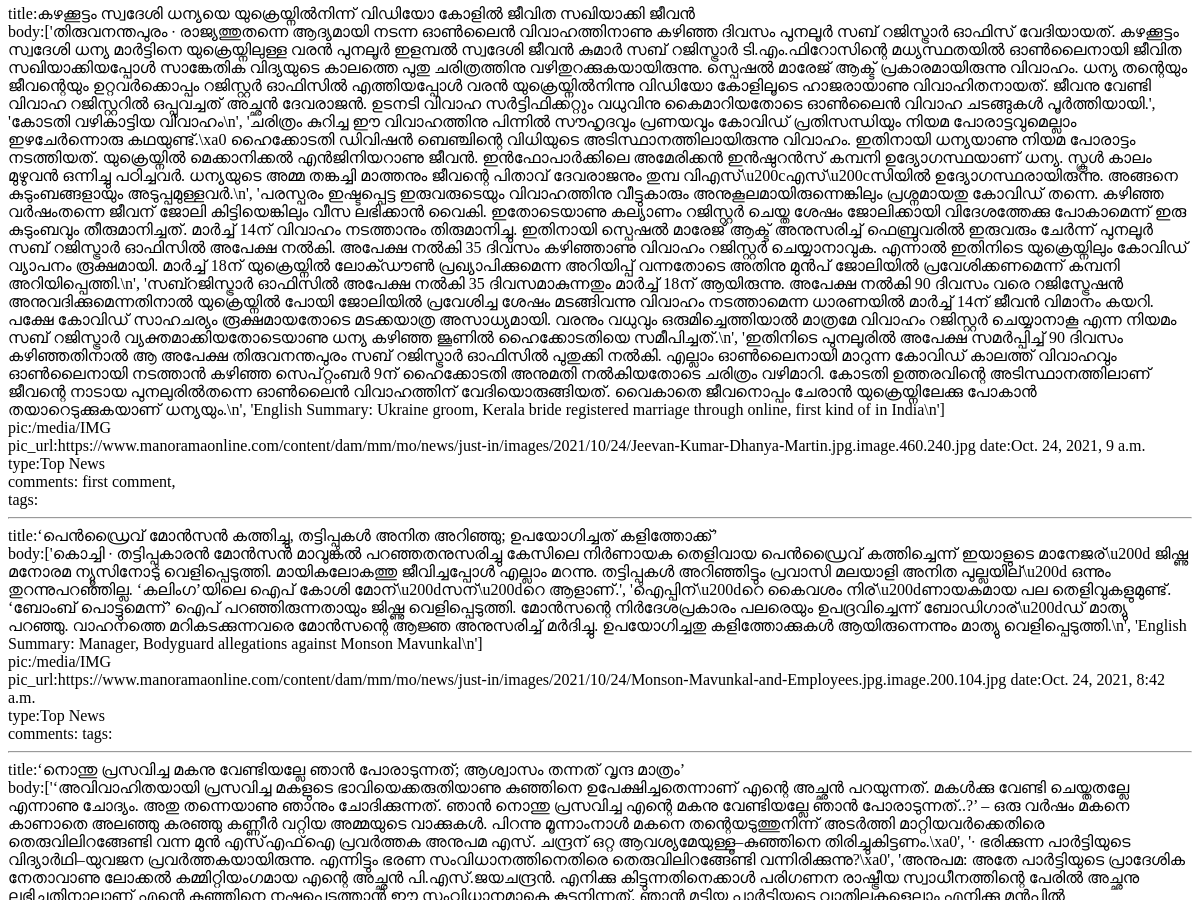
/news (middle part), run on an earlier commit of the app's database.
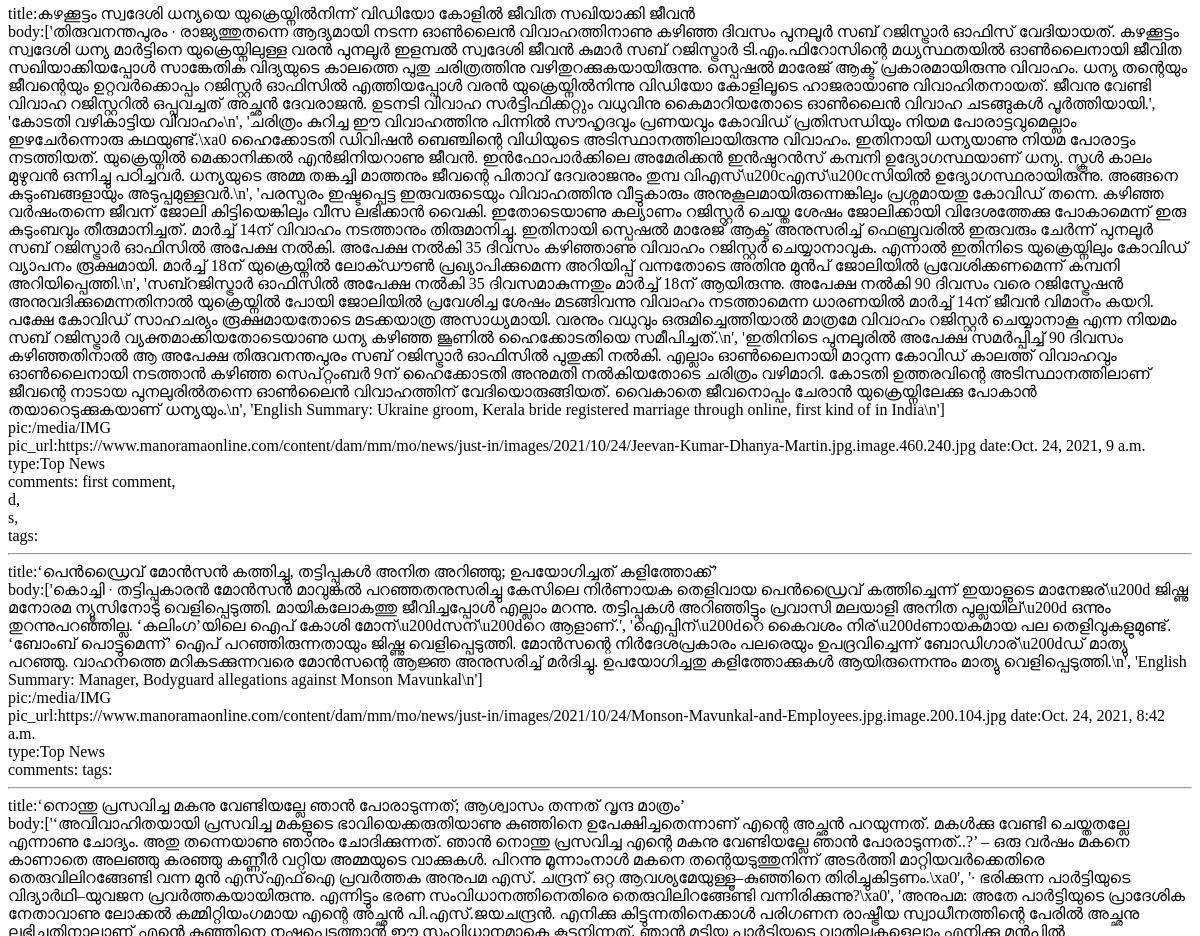
And on a later commit of the database.
### News_App/models.py (models this page shows, shortened)
class NewsArticle(models.Model):
      title=models.CharField(max_length=255)
      priority=models.IntegerField(default=0)
      body=models.TextField()
      pic=models.ImageField(upload_to="images/",default='IMG',null=True)
      pic_url=models.URLField(max_length=200,default=False)
      date=models.DateTimeField()
      likes=models.IntegerField(default=0)
      types=["Top News","Trending","News","Sports","Health","Children","Life","Tech","Astro","Health","Movie","Carrer","Travel","Home","Auto","Music"]
      newsTypes=[(item,item) for (idx,item) in enumerate(types)]
      type=models.CharField(max_length=30,choices=newsTypes,default="News")
      href=models.URLField(max_length=200,default=False)

class Comment(models.Model):
      newsArticle=models.ForeignKey(NewsArticle,on_delete=models.CASCADE,related_name="article",)
      comment=models.TextField()
      def __str__(self):
            return self.comment

### News_App/views.py (the view)
# urls.py: path('news',views.news,name="news"),
def news(request):
      articles=[]
      datas=NewsArticle.objects.all()
      for data in datas:
            com=Comment.objects.filter(newsArticle=data.id)
            tags=Tags.objects.filter(newsArticle=data.id)
            articles.append({"data":data,'comments':com,'tags':tags})
      return render(request,'News_App/news.html',{"articles":articles,"Newstype":Newstype})

### Templates/News_App/news.html (shortened to what this page needs)
{% for article in articles %}
title:{{article.data.title}}<br>
body:{{article.data.body}}<br>
pic:{{article.data.pic.url}}<br>
pic_url:{{article.data.pic_url}}
date:{{article.data.date}}<br>
type:{{article.data.type}}<br>
comments:
{% for comment in article.comments %}
{{comment}},
{% endfor %}
tags:
<hr>
{% endfor %}

What changed in the data, as far as the page shows it:
added Comment: comment "d", shown under NewsArticle "കഴക്കൂട്ടം സ്വദേശി ധന്യയെ യുക്രെയ്നിൽനിന്ന് വിഡിയോ കോളിൽ ജീവിത സഖിയാക്കി ജീവൻ"
added Comment: comment "s", shown under NewsArticle "കഴക്കൂട്ടം സ്വദേശി ധന്യയെ യുക്രെയ്നിൽനിന്ന് വിഡിയോ കോളിൽ ജീവിത സഖിയാക്കി ജീവൻ"
